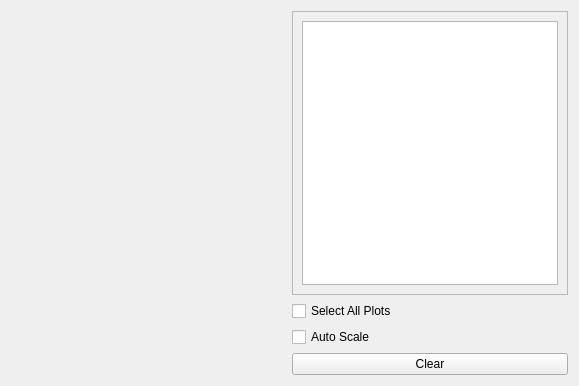
<?xml version="1.0" encoding="UTF-8"?>
<ui version="4.0">
 <class>plotWindow</class>
 <widget class="QWidget" name="plotWindow">
  <property name="geometry">
   <rect>
    <x>0</x>
    <y>0</y>
    <width>579</width>
    <height>386</height>
   </rect>
  </property>
  <property name="windowTitle">
   <string>Form</string>
  </property>
  <layout class="QGridLayout" name="gridLayout">
   <item row="3" column="3">
    <widget class="QPushButton" name="pushButton">
     <property name="text">
      <string>Clear</string>
     </property>
    </widget>
   </item>
   <item row="1" column="3">
    <widget class="QCheckBox" name="checkBox">
     <property name="text">
      <string>Select All Plots</string>
     </property>
    </widget>
   </item>
   <item row="3" column="1">
    <spacer name="horizontalSpacer_2">
     <property name="orientation">
      <enum>Qt::Horizontal</enum>
     </property>
     <property name="sizeHint" stdset="0">
      <size>
       <width>40</width>
       <height>20</height>
      </size>
     </property>
    </spacer>
   </item>
   <item row="0" column="3">
    <widget class="QScrollArea" name="scrollArea">
     <property name="widgetResizable">
      <bool>true</bool>
     </property>
     <widget class="QWidget" name="scrollAreaWidgetContents_2">
      <property name="geometry">
       <rect>
        <x>0</x>
        <y>0</y>
        <width>134</width>
        <height>291</height>
       </rect>
      </property>
      <layout class="QGridLayout" name="gridLayout_2">
       <item row="0" column="0" alignment="Qt::AlignRight">
        <widget class="QListView" name="listView"/>
       </item>
      </layout>
     </widget>
    </widget>
   </item>
   <item row="2" column="3">
    <widget class="QCheckBox" name="checkBox_2">
     <property name="text">
      <string>Auto Scale</string>
     </property>
    </widget>
   </item>
   <item row="3" column="2">
    <spacer name="horizontalSpacer_3">
     <property name="orientation">
      <enum>Qt::Horizontal</enum>
     </property>
     <property name="sizeHint" stdset="0">
      <size>
       <width>40</width>
       <height>20</height>
      </size>
     </property>
    </spacer>
   </item>
   <item row="0" column="0" rowspan="3" colspan="3">
    <widget class="dataPlot" name="widget" native="true"/>
   </item>
   <item row="3" column="0">
    <spacer name="horizontalSpacer">
     <property name="orientation">
      <enum>Qt::Horizontal</enum>
     </property>
     <property name="sizeHint" stdset="0">
      <size>
       <width>40</width>
       <height>20</height>
      </size>
     </property>
    </spacer>
   </item>
  </layout>
 </widget>
 <customwidgets>
  <customwidget>
   <class>dataPlot</class>
   <extends>QWidget</extends>
   <header>dataplot</header>
   <container>1</container>
  </customwidget>
 </customwidgets>
 <resources/>
 <connections/>
</ui>
